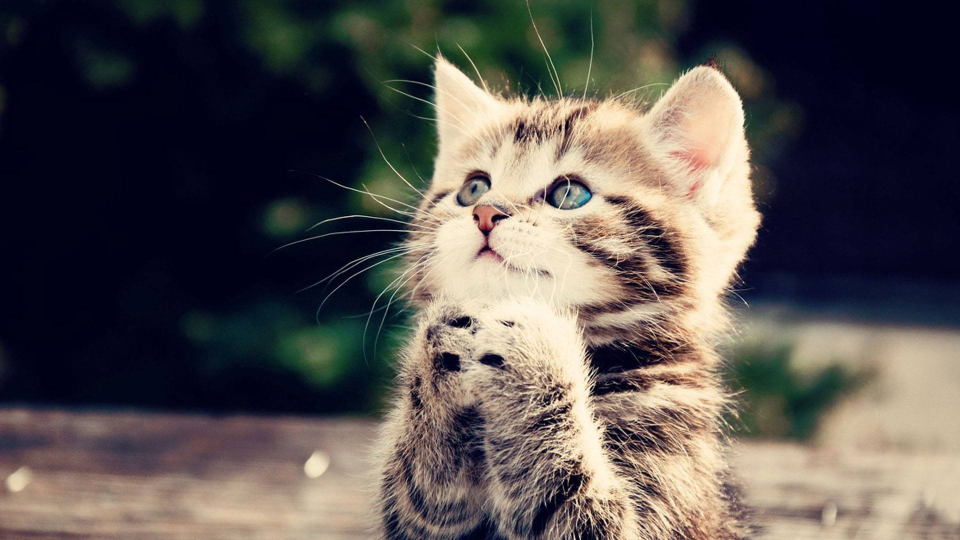
#> input picture pysamples/pyimage/timg.jpg, 1920 x 1080 px (shown at 1/2 size)
$ python pypillow.py
#> lines starting #> are read from the running program, lines starting #| are printed output that depends on the picture
#!/usr/bin/env python3
from PIL import Image
from PIL import ImageFilter


def showImage():
    image = Image.open("./timg.jpg")
#> image is the input picture: PIL image 1920x1080 RGB; mean R, G, B 88.3, 82.4, 80.6
    print(image.format, image.size, image.mode)
#| JPEG (1920, 1080) RGB
    image.show()


def cutImage():
    image = Image.open("./timg.jpg")
    rect = (80, 20, 310, 360)
    newImage = image.crop(rect)
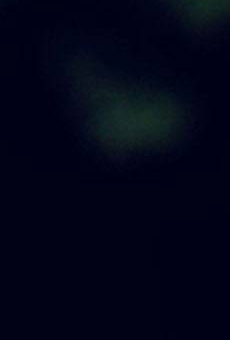
#> newImage: PIL image 230x340 RGB; mean R, G, B 2.4, 5, 23.9
    newImage.show()


def resizeImage():
    image = Image.open("./timg.jpg")
    image.show()
    new_image = image.resize((int(image.size[0]/2), int(image.size[1]/2)))
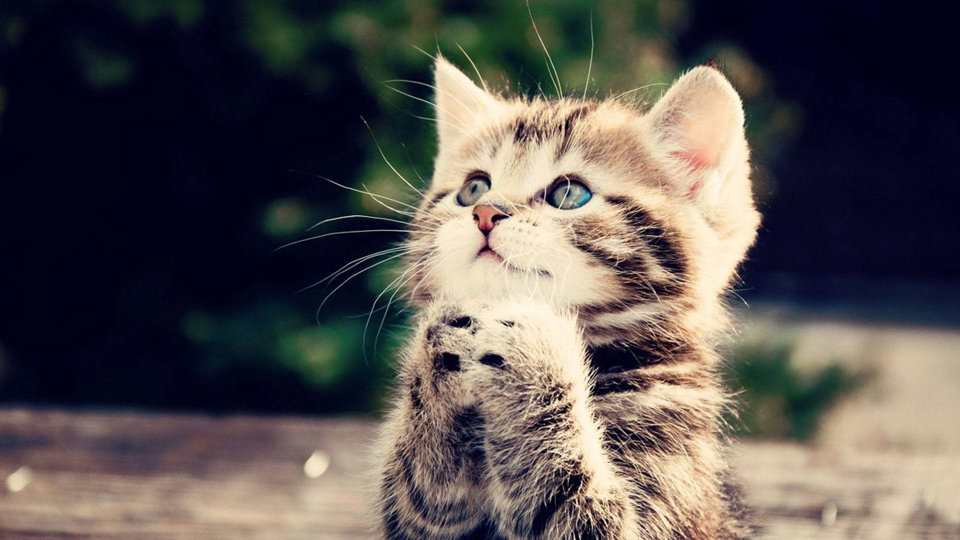
#> new_image: PIL image 960x540 RGB; mean R, G, B 88.3, 82.4, 80.6
    new_image.show()


def toThumbnail():
    image = Image.open("./timg.jpg")
    size = (128, 128)
    image.thumbnail(size)
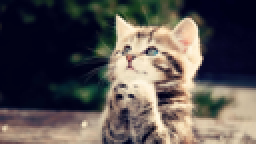
#> image: PIL image 128x72 RGB (shown 2 times larger); mean R, G, B 88.3, 82.4, 80.6
    image.show()


def cropAndPaste():
    image1 = Image.open("./timg.jpg")
#> (the run stopped early here; a loop or call above may not have finished)
